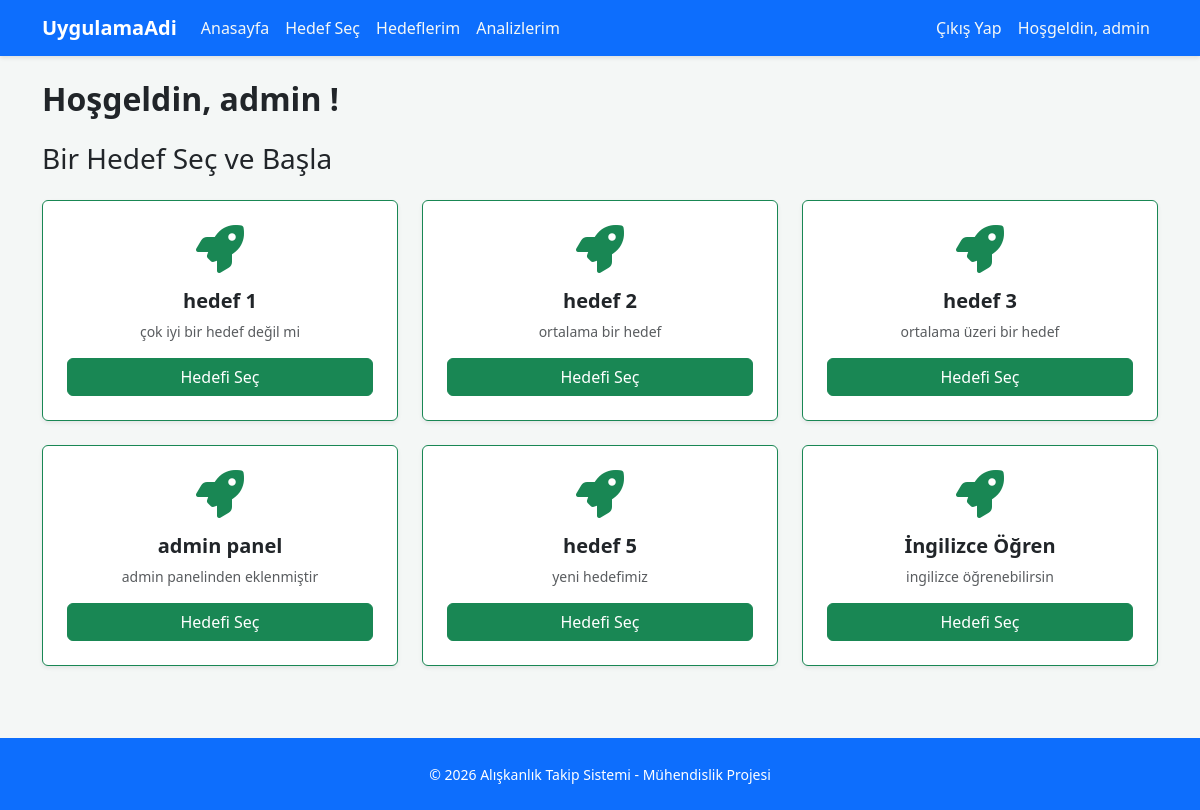
The app's page /secim/ (signed in) with its own data.
### myApp/models.py (models this page shows, shortened)
class Hedef(models.Model):
    baslik = models.CharField(max_length=100)
    ikon = models.CharField(max_length=100)
    aciklama = models.TextField()
    class Meta:
        verbose_name = "Hedef"
        verbose_name_plural = "Hedefler"

### myApp/views.py (the view)
# urls.py: path('secim/', views.hedef_sec, name='hedef_sec'),
def hedef_sec(request):
    hedefler = Hedef.objects.all()
    secilen_hedefler = []
    if request.user.is_authenticated:
        secilen_hedefler = SecilenHedef.objects.filter(user=request.user).values_list('hedef_id', flat=True)
    context = {
        'hedefler': hedefler,
        'secilen_hedefler': secilen_hedefler
    }
    return render(request, 'myApp/hedef_sec.html', context)

### myApp/templates/myApp/hedef_sec.html (shortened to what this page needs)
{% extends 'base.html' %}
{% block content %}
    {% if user.is_authenticated %}
        <h2 class="fw-bold mb-4">Hoşgeldin, {{ user.username }} !</h2>
    <h3 class="mb-4">Bir Hedef Seç ve Başla</h3>
        <div class="row">
            {% for hedef in hedefler %}
            <div class="col-md-4 mb-4">
                <div class="card shadow-sm h-100 border-top border-success border-1">
                    <div class="card-body text-center p-4">
                        <i class="fas {{ hedef.ikon }} fa-3x text-success mb-3"></i>
                        <h5 class="fw-bold">{{ hedef.baslik }}</h5>
                        <p class="text-muted small">{{ hedef.aciklama }}</p>
                        {% if hedef.id in secilen_hedefler %}
                        <a href="{% url 'hedef_sil' hedef.id %}" class="btn btn-danger w-100 shadow-sm">
                        <i class="fas fa-trash-alt me-2"></i>Hedefi Sil</a>
                        {% else %}
                        <a href="{% url 'hedef_ekle' hedef.id %}" class="btn btn-success w-100">Hedefi Seç</a>
                        {% endif %}
                    </div>
                </div>
            </div>
            {% empty %}
            <div class="col-12 text-center">
                <p class="text-muted">Henüz admin panelinden bir hedef eklenmemiş.</p>
            </div>
            {% endfor %}
        </div>
    {% else %}
        <div class="alert alert-info text-center" role="alert">
            Hedef seçmek için lütfen <a href="{% url 'login' %}" class="alert-link">giriş yapın</a> veya <a href="{% url 'register' %}" class="alert-link">kayıt olun</a>.
        </div>
    {% endif %}
{% endblock %}

### templates/base.html (shortened to what this page needs)
{% load static %}
<!DOCTYPE html>
<html lang="en">
<link rel="stylesheet" href="{% static 'css/bootstrap.min.css/' %}">
<link rel="stylesheet" href="{% static 'css/base.css/' %}">
<link rel="stylesheet" href="https://cdnjs.cloudflare.com/ajax/libs/font-awesome/6.4.0/css/all.min.css">
<body class="d-flex flex-column min-vh-100">
    <nav class="navbar navbar-dark bg-primary navbar-expand-lg mb-4">
        <div class="container">
            <a class="navbar-brand fw-bold" href="{% url 'home' %}">
                UygulamaAdi
            </a>
            <div class="collapse navbar-collapse" id="navbarNav">
                <ul class="navbar-nav me-auto">
                    <li class="nav-item">
                        <a class="nav-link" href="{% url 'home' %}">Anasayfa</a>
                    </li>
                    <li class="nav-item">
                        <a class="nav-link" href="{% url 'hedef_sec' %}">Hedef Seç</a>
                    </li>
                    <li class="nav-item">
                        <a class="nav-link" href="{% url 'hedeflerim' %}">Hedeflerim</a>
                    </li>
                    <li class="nav-item">
                        <a class="nav-link" href="{% url 'analizlerim' %}">Analizlerim</a>
                    </li>
                </ul>
                {% if user.is_authenticated %}
                    <ul class="navbar-nav ms-auto">
                        <li class="nav-item">
                            <a class="nav-link" href="{% url 'logout' %}">Çıkış Yap</a>
                        </li>
                        <li class="nav-item">
                            <a class="nav-link" href="">Hoşgeldin, {{ user.username }}</a>
                        </li>
                    </ul>
                {% endif %}
            </div>
        </div>
    </nav>
    <main class="flex-grow-1">
        <div class="container">
            {% block content %}
            {% endblock  %}
        </div>
    </main>
<footer class="py-4 bg-primary text-white mt-5">
    <div class="container text-center">
        <span class="opacity-100 small">© 2026 Alışkanlık Takip Sistemi - Mühendislik Projesi</span>
    </div>
</footer>
</body>
</html>

### static/css/base.css (style rules this page uses)
body { background-color: #f4f7f6; min-height: 100vh; display: flex; flex-direction: column; }
.navbar { box-shadow: 0 2px 4px rgba(0,0,0,.1); }
footer { margin-top: auto; }
.navbar .nav-link { color: #f4f7f6; }

### records on screen
Hedef: baslik "hedef 1", aciklama "çok iyi bir hedef değil mi", shows "Hedefi Seç"
Hedef: baslik "hedef 2", aciklama "ortalama bir hedef", shows "Hedefi Seç"
Hedef: baslik "hedef 3", aciklama "ortalama üzeri bir hedef", shows "Hedefi Seç"
Hedef: baslik "admin panel", aciklama "admin panelinden eklenmiştir", shows "Hedefi Seç"
Hedef: baslik "hedef 5", aciklama "yeni hedefimiz", shows "Hedefi Seç"
Hedef: baslik "İngilizce Öğren", aciklama "ingilizce öğrenebilirsin", shows "Hedefi Seç"

### other values on screen
{{ user.username }} "admin"
